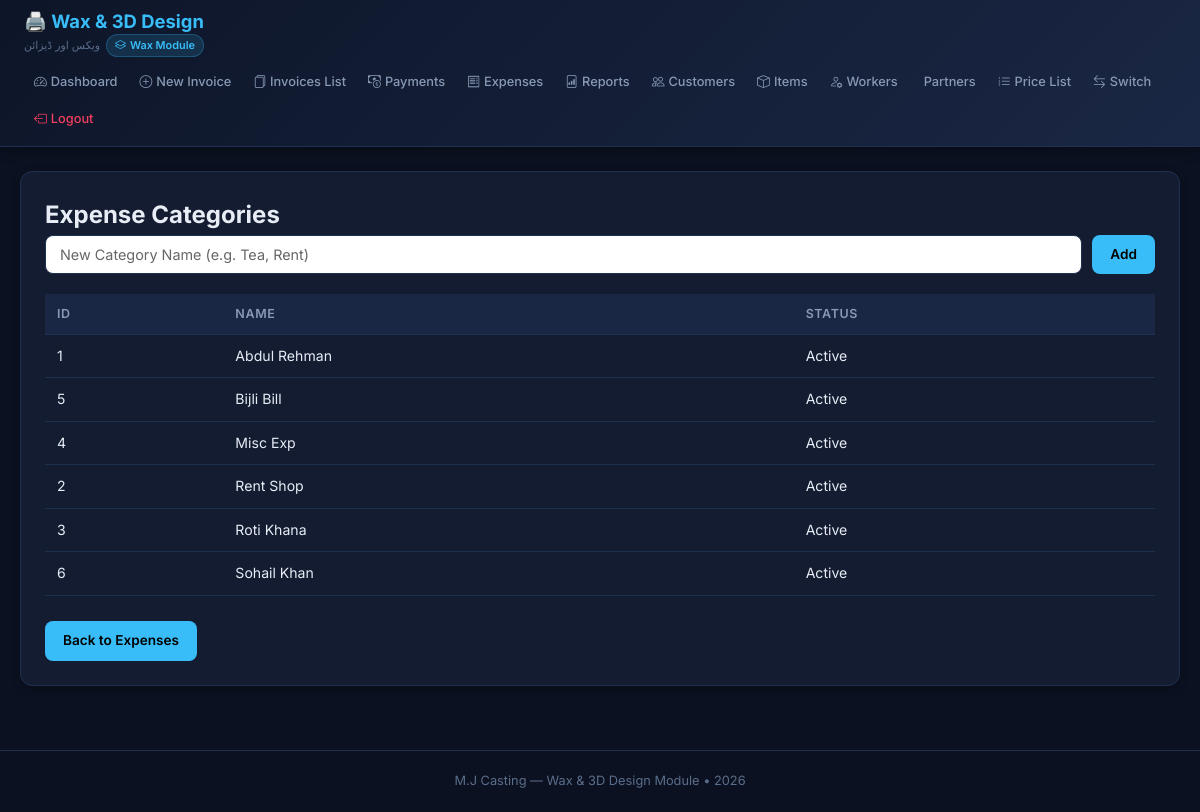
Page /wax/expense_categories.php (signed in) on the committed database.
### tables this page shows
CREATE TABLE `wax_expense_categories` (
  `id` int(11) NOT NULL,
  `name` varchar(100) NOT NULL,
  `active` tinyint(1) DEFAULT 1
);

### wax/expense_categories.php (the view, shortened to what this page needs)
<?php
$pdo = getDB();
$pdo->exec("CREATE TABLE IF NOT EXISTS expense_categories (
    id INT AUTO_INCREMENT PRIMARY KEY,
    name VARCHAR(100) NOT NULL UNIQUE,
    active TINYINT(1) DEFAULT 1
)");
$categories = $pdo->query("SELECT * FROM wax_expense_categories ORDER BY name ASC")->fetchAll();
include __DIR__ . '/templates/header.php';
?>
<div class="card">
    <h2>Expense Categories</h2>
    <form method="POST" style="display: flex; gap: 10px; margin-bottom: 20px;">
        <input type="text" name="name" placeholder="New Category Name (e.g. Tea, Rent)" required style="flex: 1;">
        <button type="submit" class="btn btn-primary">Add</button>
    </form>
    <table>
        <thead>
            <tr>
                <th>ID</th>
                <th>Name</th>
                <th>Status</th>
            </tr>
        </thead>
        <tbody>
            <?php foreach ($categories as $c): ?>
            <tr>
                <td><?= $c['id'] ?></td>
                <td><?= htmlspecialchars($c['name']) ?></td>
                <td>Active</td>
            </tr>
            <?php endforeach; ?>
        </tbody>
    </table>
    <br>
    <a href="expenses.php" class="btn btn-primary">Back to Expenses</a>
</div>
<?php include __DIR__ . '/templates/footer.php'; ?>

### wax/templates/header.php (style rules this page uses)
*, *::before, *::after { box-sizing: border-box; margin: 0; padding: 0; }
:root { --primary: #38bdf8; --primary-dark: #0284c7; --success: #10b981; --danger: #f43f5e; --warning: #f59e0b; --border: #1e3050; --bg-card: #131c31; --bg-body: #0b1120; --text-primary: #e8edf5; --text-secondary: #8899b4; --text-muted: #5a6d8a; --shadow: 0 2px 8px rgba(0,0,0,0.3); }
html, body { width: 100%; min-height: 100vh; font-family: 'Inter', -apple-system, sans-serif; background: var(--bg-body); color: var(--text-primary); line-height: 1.6; }
.card { background: var(--bg-card); border: 1px solid var(--border); border-radius: 12px; padding: 24px; margin-bottom: 20px; box-shadow: var(--shadow); }
h2, h3 { margin-top: 0; color: var(--text-primary); }
input, select, textarea { width: 100%; padding: 10px 14px; border: 1px solid var(--border); border-radius: 8px; font-size: 0.9rem; background: #fff; color: #000; font-family: 'Inter', sans-serif; transition: border-color 0.2s; }
input::placeholder, textarea::placeholder { color: #666; opacity: 1; }
table { width: 100%; border-collapse: collapse; }
th, td { padding: 10px 12px; text-align: left; border-bottom: 1px solid var(--border); font-size: 0.88rem; }
th { background: #1a2744; color: var(--text-secondary); font-weight: 600; font-size: 0.78rem; text-transform: uppercase; letter-spacing: 0.05em; }
.btn { display: inline-flex; align-items: center; gap: 5px; padding: 9px 18px; border-radius: 8px; font-size: 0.85rem; font-weight: 600; text-decoration: none; border: none; cursor: pointer; transition: all 0.2s; font-family: 'Inter', sans-serif; }
.btn-primary { background: var(--primary); color: #000; }

### rows in the picture
wax_expense_categories: id "1", name "Abdul Rehman"
wax_expense_categories: id "5", name "Bijli Bill"
wax_expense_categories: id "4", name "Misc Exp"
wax_expense_categories: id "2", name "Rent Shop"
wax_expense_categories: id "3", name "Roti Khana"
wax_expense_categories: id "6", name "Sohail Khan"
